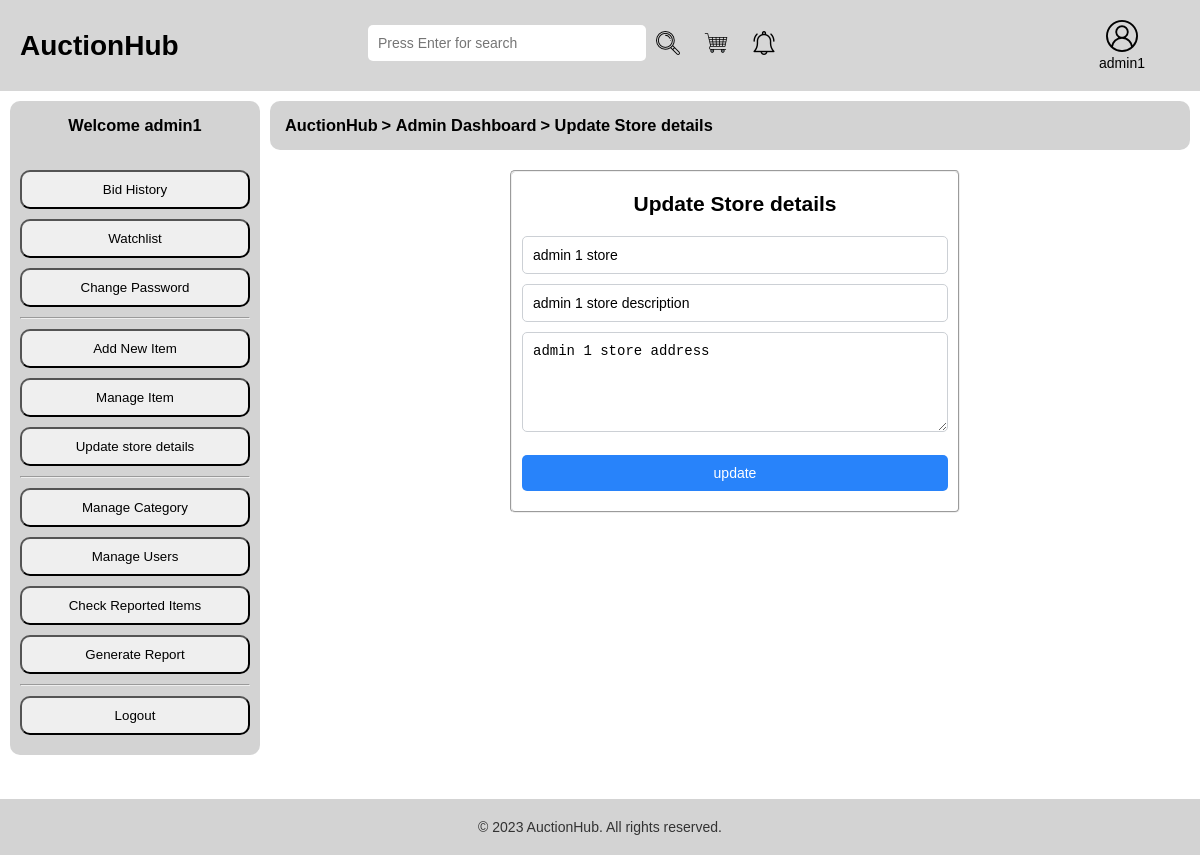
Page /update-selling.php (signed in) on the committed database.
### tables this page shows
CREATE TABLE `seller` (
  `seller_id` int(11) NOT NULL,
  `store_name` varchar(100) NOT NULL,
  `store_description` varchar(255) NOT NULL,
  `store_address` varchar(255) NOT NULL,
  `user_id` int(11) NOT NULL
);

### update-selling.php (the view, shortened to what this page needs)
<?php require_once('inc/config.php'); ?>
<?php
	if(isset($_SESSION['seller_id'])){
		$sql = "SELECT * FROM seller WHERE seller_id={$_SESSION['seller_id']}";
		$result = $con->query($sql);
		$row = $result->fetch_assoc();
		$store_name = $row['store_name'];
		$store_description = $row['store_description'];
		$store_address = $row['store_address'];
	}
?>
<!DOCTYPE html>
<html>
<head>
	<link rel="stylesheet" type="text/css" href="css/main.css">
</head>
<body>
	<?php require_once('inc/header.php')?>
	<div class="content">
		<div class="side-bar">
			<?php
				if($_SESSION['is_admin']==1 && $_SESSION['is_seller']==1 && $_SESSION['is_bidder']==1){
					require_once('inc/admin-side-bar.php');
				}else if($_SESSION['is_seller']==1 && $_SESSION['is_bidder']==1){
					require_once('inc/seller-side-bar.php');
				}else if($_SESSION['is_bidder']==1){
					require_once('inc/bidder-side-bar.php');
				}
			?>
		</div>
		<div class="top-bar">
			<h3><a href="index.php">AuctionHub</a></h3>
			<h3> > </h3>
			<?php
				if($_SESSION['is_admin']==1 && $_SESSION['is_seller']==1 && $_SESSION['is_bidder']==1){
					echo "<h3><a href='admin-dashboard.php'>Admin Dashboard</a></h3>";
				}else if($_SESSION['is_seller']==1 && $_SESSION['is_bidder']==1){
					echo "<h3><a href='seller-dashboard.php'>Seller Dashboard</a></h3>";
				}else if($_SESSION['is_bidder']==1){
					echo "<h3><a href='bidder-dashboard.php'>Bidder Dashboard</a></h3>";
				}
			?>
			<h3> > </h3>
			<h3><a href="update-selling.php">Update Store details</a></h3>
		</div>
		<div class="container">
			<form class="register" action="update-selling.php" method="post">
				<fieldset>
						<h2>Update Store details</h2>
						<input type="text" name="store_name"  value="<?php echo $store_name ?>">
						<input type="text" name="store_description"  value="<?php echo $store_description ?>">
						<textarea name="store_address"><?php echo $store_address ?></textarea>
						<input type="submit" name="update" value="update">
				</fieldset>
			</form>
		</div>
	<?php require 'inc/footer.php'; ?>
</body>
</html>

### css/main.css (style rules this page uses)
* { margin: 0; padding: 0; box-sizing: border-box; text-decoration: none; color: black; }
body { font-family: Arial, "helvetica Neue", Helvetica, sans-serif; font-size: 14px; }
body { position: relative; min-height: 100vh; margin: 0; padding-bottom: 100px; }
.register { width: 450px; margin: 10px auto; }
.register fieldset { padding: 10px; border-radius: 5px; }
.register input ,.register select, .register textarea { width: 100%; padding: 10px; margin-bottom: 10px; font-size: 14px; border-radius: 5px; border: 1px solid #ccd0d5; }
.register textarea { height: 100px; }
.register input[type="submit"] { text-align: center; background-color: #2883fa; color: #fff; border: none; cursor: pointer; margin-top: 10px; }
.register h2 { text-align: center; margin: 10px 0px 20px 0px; }
.content { overflow: hidden; }
.content .side-bar { overflow: hidden; width: 250px; float: left; background-color: lightgray; border-radius: 10px; margin-right: 10px; text-align: center; padding: 10px; margin-left: 10px; margin-top: 10px; }
.content .top-bar { overflow: hidden; background-color: lightgray; padding: 15px; border-radius: 10px; margin-bottom: 10px; margin-top: 10px; margin-right: 10px; }
.content .top-bar h3 { display: inline; }
.container { overflow: hidden; text-align: center; }

### rows in the picture
seller: store_name "admin 1 store", store_description "admin 1 store description", store_address "admin 1 store address"

### other values in the picture
$_SESSION['first_name'] "admin1"
